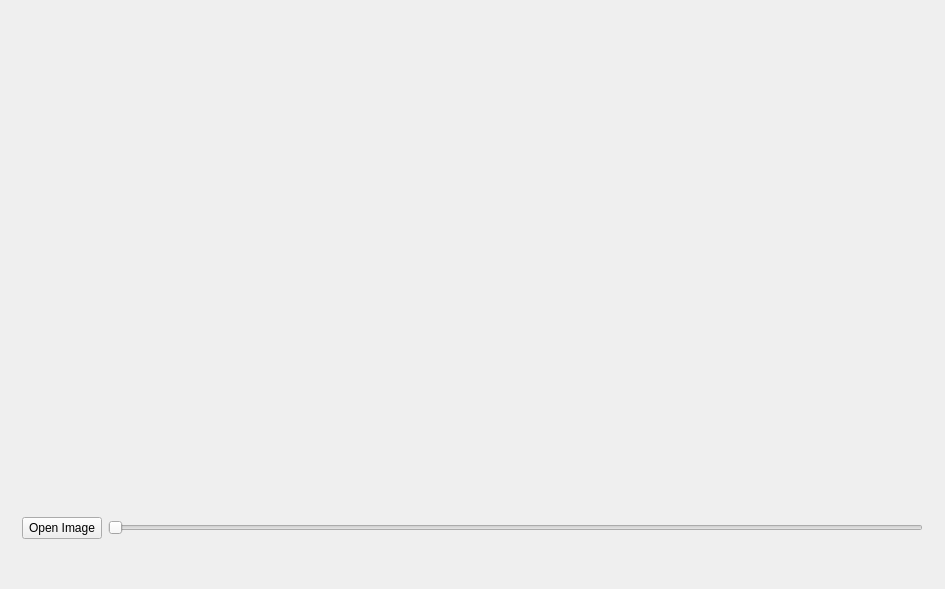
<?xml version="1.0" encoding="UTF-8"?>
<ui version="4.0">
 <class>MainWindow</class>
 <widget class="QWidget" name="MainWindow">
  <property name="geometry">
   <rect>
    <x>0</x>
    <y>0</y>
    <width>945</width>
    <height>589</height>
   </rect>
  </property>
  <property name="windowTitle">
   <string>TTKGaussianBlur</string>
  </property>
  <layout class="QHBoxLayout" name="horizontalLayout_3">
   <item>
    <layout class="QVBoxLayout" name="verticalLayout">
     <item>
      <widget class="QWidget" name="widget" native="true">
       <layout class="QHBoxLayout" name="horizontalLayout">
        <item>
         <widget class="QLabel" name="originPixLabel">
          <property name="scaledContents">
           <bool>false</bool>
          </property>
         </widget>
        </item>
        <item>
         <widget class="QLabel" name="resultPixLabel">
          <property name="scaledContents">
           <bool>false</bool>
          </property>
         </widget>
        </item>
       </layout>
      </widget>
     </item>
     <item>
      <widget class="QWidget" name="widget_2" native="true">
       <property name="minimumSize">
        <size>
         <width>0</width>
         <height>100</height>
        </size>
       </property>
       <property name="maximumSize">
        <size>
         <width>16777215</width>
         <height>100</height>
        </size>
       </property>
       <layout class="QHBoxLayout" name="horizontalLayout_2">
        <item>
         <widget class="QPushButton" name="openButton">
          <property name="text">
           <string>Open Image</string>
          </property>
         </widget>
        </item>
        <item>
         <widget class="QSlider" name="valueSlider">
          <property name="orientation">
           <enum>Qt::Horizontal</enum>
          </property>
         </widget>
        </item>
       </layout>
      </widget>
     </item>
    </layout>
   </item>
  </layout>
 </widget>
 <layoutdefault spacing="6" margin="11"/>
 <resources/>
 <connections/>
</ui>
